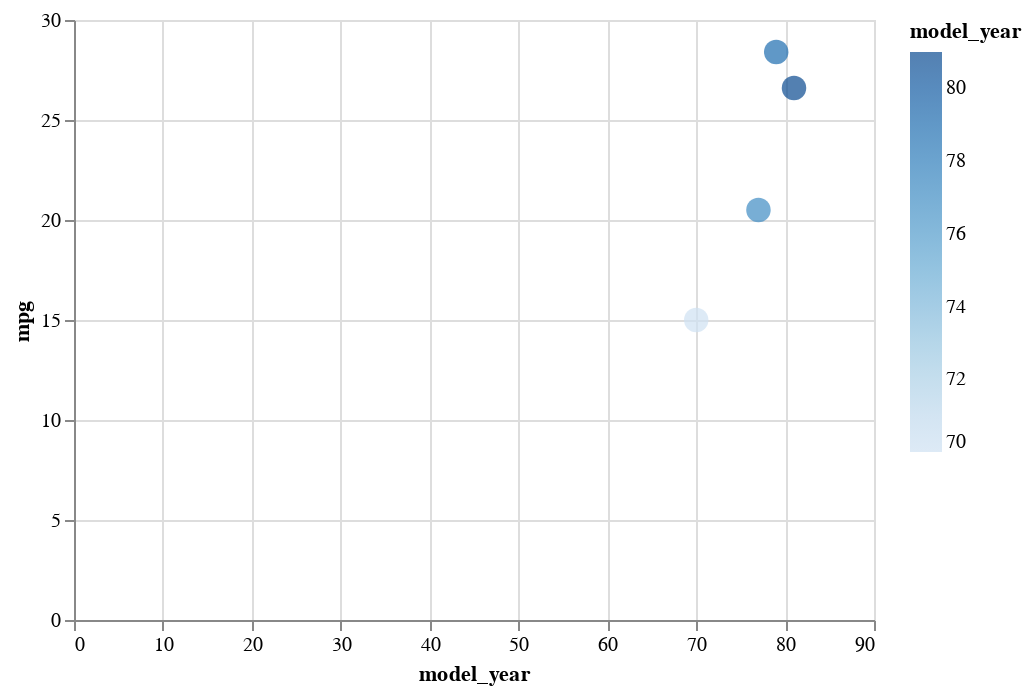

Write notebook code for a chart like this one.
### Code cell
# increase the point size
alt.Chart(df_sub).mark_circle(size = 150).encode(
    x = "model_year",
    y = "mpg",
    color = "model_year"
)

### Figure 1 — Vega-Lite specification as saved in the notebook (floating-point values rounded to 4 significant figures)
{"config": {"view": {"continuousWidth": 400, "continuousHeight": 300}}, "data": {"name": "data-7ffbcbecac7f7ca6a3511d1629ed0214"}, "mark": {"type": "circle", "size": 150}, "encoding": {"color": {"field": "model_year", "type": "quantitative"}, "x": {"field": "model_year", "type": "quantitative"}, "y": {"field": "mpg", "type": "quantitative"}}, "$schema": "https://vega.github.io/schema/vega-lite/v4.17.0.json", "datasets": {"data-7ffbcbecac7f7ca6a3511d1629ed0214": [{"mpg": 15.0, "cylinders": 8, "displacement": 350.0, "horsepower": 165.0, "weight": 3693, "acceleration": 11.5, "model_year": 70, "origin": "usa", "name": "buick skylark 320"}, {"mpg": 20.5, "cylinders": 6, "displacement": 231.0, "horsepower": 105.0, "weight": 3425, "acceleration": 16.9, "model_year": 77, "origin": "usa", "name": "buick skylark"}, {"mpg": 28.4, "cylinders": 4, "displacement": 151.0, "horsepower": 90.0, "weight": 2670, "acceleration": 16.0, "model_year": 79, "origin": "usa", "name": "buick skylark limited"}, {"mpg": 26.6, "cylinders": 4, "displacement": 151.0, "horsepower": 84.0, "weight": 2635, "acceleration": 16.4, "model_year": 81, "origin": "usa", "name": "buick skylark"}]}}
